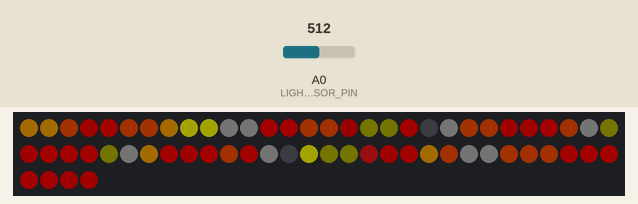
Simulated run of this sketch. Board: Arduino Uno, built with avr-gcc and run on an emulated ATmega328P. On the bench: 64 RGB LEDs in strip order, left to right, continuing on the next row. Inputs (shaded band) come from the test bench; at power-on: A0 (LIGHT_SENSOR_PIN) = 512. Dim RGB values are drawn brighter than linear; random numbers use the default seed unless the sketch sets one.

Above: at 1.2 s.
1.3 s: A0 (LIGHT_SENSOR_PIN) set to 306
At 2.5 s:
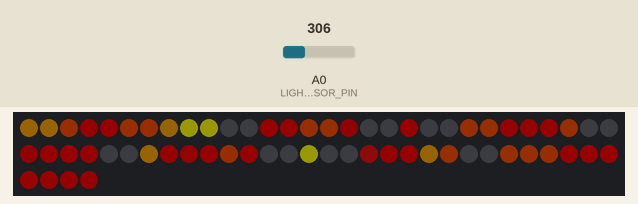
2.8 s: A0 (LIGHT_SENSOR_PIN) set to 900
At 3.4 s:
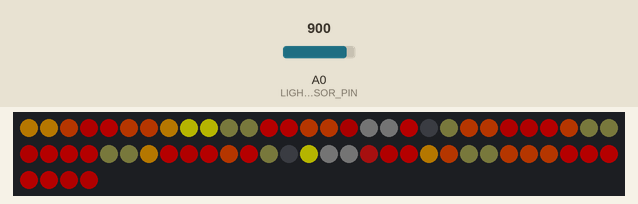
4.3 s: A0 (LIGHT_SENSOR_PIN) set to 1023
At 10.7 s:
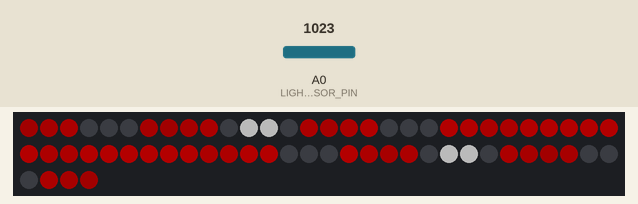

The sketch:

led_helmet.ino
```cpp
#include <FastLED.h>

#define LIGHT_SENSOR_PIN  A0
#define LIGHT_MIN        200
#define LIGHT_MAX        900
#define NUM_LEDS          64
#define DATA_PIN           6
#define BRIGHNESS         64

//#define DEBUG

CRGB leds[NUM_LEDS];
int c = 0;
int dot = 0;
int b = 10;
unsigned int randomDot = 0;

const unsigned int FacePixelMap[64] = {
  7,  8, 23, 24, 39, 40, 55, 56,
  6,  9, 22, 25, 38, 41, 54, 57,
  5, 10, 21, 26, 37, 42, 53, 58,
  4, 11, 20, 27, 36, 43, 52, 59,
  3, 12, 19, 28, 35, 44, 51, 60,
  2, 13, 18, 29, 34, 45, 50, 61,
  1, 14, 17, 30, 33, 46, 49, 62,
  0, 15, 16, 31, 32, 47, 48, 63
};

unsigned int currentFace = 0;
unsigned int brightness = 0;
unsigned int timeToUpdate = 60; // cycles by 50 ms delay, 50*60 = 3000 = 3 seconds

bool usedPoint[64] = {
  false, false, false, false, false, false, false, false,
  false, false, false, false, false, false, false, false,
  false, false, false, false, false, false, false, false,
  false, false, false, false, false, false, false, false,
  false, false, false, false, false, false, false, false,
  false, false, false, false, false, false, false, false,
  false, false, false, false, false, false, false, false,
  false, false, false, false, false, false, false, false
};


const unsigned int maxFaces = 7;

const PROGMEM byte imgFaces[192*maxFaces] = {
  0xff, 0xa8, 0x00, 0xff, 0xff, 0x00, 0xff, 0x4e, 0x00, 0xdd, 0x00, 0x00, 0xff, 0x00, 0x00, 0xff, 0x4e, 0x00, 0xff, 0x4e, 0x00, 0xff, 0x4e, 0x00, 0xff, 0x4e, 0x00, 0xff, 0xff, 0x00, 0xff, 0x4e, 0x00, 0xdd, 0x00, 0x00, 0xdd, 0x00, 0x00, 0xff, 0x00, 0x00, 0xff, 0x4e, 0x00, 0xff, 0x00, 0x00, 0xff, 0x4e, 0x00, 0x09, 0x09, 0x07, 0x09, 0x09, 0x07, 0xff, 0x00, 0x00, 0xff, 0x00, 0x00, 0x09, 0x09, 0x07, 0x09, 0x09, 0x07, 0xff, 0x00, 0x00, 0xff, 0x00, 0x00, 0x09, 0x09, 0x07, 0x00, 0x00, 0x00, 0xff, 0x4e, 0x00, 0xff, 0xa8, 0x00, 0x00, 0x00, 0x00, 0x09, 0x09, 0x07, 0xff, 0x00, 0x00, 0xdd, 0x00, 0x00, 0xff, 0x00, 0x00, 0xff, 0x00, 0x00, 0x09, 0x09, 0x07, 0x09, 0x09, 0x07, 0xff, 0xff, 0x00, 0xff, 0x4e, 0x00, 0xff, 0x00, 0x00, 0xff, 0x4d, 0x00, 0xf5, 0x00, 0x00, 0x07, 0x07, 0x04, 0x08, 0x08, 0x05, 0x08, 0x08, 0x05, 0x07, 0x07, 0x04, 0xff, 0xa8, 0x00, 0xff, 0x00, 0x00, 0xff, 0xa8, 0x00, 0xff, 0x4d, 0x00, 0x07, 0x07, 0x04, 0xd4, 0x00, 0x00, 0xf5, 0x00, 0x00, 0x07, 0x07, 0x04, 0xff, 0x00, 0x00, 0xdd, 0x00, 0x00, 0xff, 0xa8, 0x00, 0xff, 0x4e, 0x00, 0xb5, 0x00, 0x00, 0xff, 0x00, 0x00, 0xff, 0x00, 0x00, 0xa4, 0x10, 0x10, 0xdd, 0x00, 0x00, 0xdd, 0x00, 0x00,
  0x78, 0x00, 0x00, 0x95, 0x00, 0x00, 0xaf, 0x00, 0x00, 0xaf, 0x00, 0x00, 0xaf, 0x00, 0x00, 0xaf, 0x00, 0x00, 0x95, 0x00, 0x00, 0x78, 0x00, 0x00, 0x95, 0x00, 0x00, 0xaf, 0x00, 0x00, 0xd3, 0x00, 0x00, 0xd3, 0x00, 0x00, 0xd3, 0x00, 0x00, 0xd3, 0x00, 0x00, 0xaf, 0x00, 0x00, 0x95, 0x00, 0x00, 0x00, 0x00, 0x00, 0x00, 0x00, 0x00, 0xd3, 0x00, 0x00, 0xd3, 0x00, 0x00, 0xd3, 0x00, 0x00, 0xd3, 0x00, 0x00, 0x00, 0x00, 0x00, 0x00, 0x00, 0x00, 0x00, 0x00, 0x00, 0xff, 0xff, 0xff, 0x00, 0x00, 0x00, 0xd3, 0x00, 0x00, 0xd3, 0x00, 0x00, 0x00, 0x00, 0x00, 0xff, 0xff, 0xff, 0x00, 0x00, 0x00, 0x00, 0x00, 0x00, 0xff, 0xff, 0xff, 0x00, 0x00, 0x00, 0xd3, 0x00, 0x00, 0xd3, 0x00, 0x00, 0x00, 0x00, 0x00, 0xff, 0xff, 0xff, 0x00, 0x00, 0x00, 0xaf, 0x00, 0x00, 0x00, 0x00, 0x00, 0x00, 0x00, 0x00, 0xd3, 0x00, 0x00, 0xd3, 0x00, 0x00, 0x00, 0x00, 0x00, 0x00, 0x00, 0x00, 0xaf, 0x00, 0x00, 0x95, 0x00, 0x00, 0xaf, 0x00, 0x00, 0xd3, 0x00, 0x00, 0xd3, 0x00, 0x00, 0xd3, 0x00, 0x00, 0xd3, 0x00, 0x00, 0xaf, 0x00, 0x00, 0x95, 0x00, 0x00, 0x78, 0x00, 0x00, 0x95, 0x00, 0x00, 0xaf, 0x00, 0x00, 0xaf, 0x00, 0x00, 0xaf, 0x00, 0x00, 0xaf, 0x00, 0x00, 0x95, 0x00, 0x00, 0x78, 0x00, 0x00,
  0x1e, 0x0b, 0x00, 0x19, 0x09, 0x00, 0x1e, 0x0a, 0x00, 0x15, 0x07, 0x00, 0x10, 0x02, 0x00, 0x13, 0x04, 0x00, 0x19, 0x09, 0x00, 0x18, 0x08, 0x00, 0x19, 0x09, 0x00, 0x19, 0x09, 0x00, 0x19, 0x09, 0x00, 0x22, 0x10, 0x00, 0x35, 0x18, 0x00, 0x31, 0x18, 0x00, 0x1a, 0x09, 0x00, 0x15, 0x07, 0x00, 0x19, 0x09, 0x00, 0xc1, 0x8a, 0x67, 0xc9, 0x91, 0x6f, 0xd4, 0x9a, 0x80, 0xc9, 0x8d, 0x6f, 0xc9, 0x91, 0x71, 0xb5, 0x74, 0x52, 0x24, 0x11, 0x00, 0xb2, 0x7c, 0x60, 0xbf, 0x84, 0x69, 0xb2, 0x7c, 0x60, 0xb6, 0x80, 0x69, 0xa1, 0x6f, 0x54, 0xc7, 0x8a, 0x6f, 0xa1, 0x64, 0x41, 0xa1, 0x64, 0x41, 0xbf, 0x84, 0x69, 0xff, 0xff, 0xff, 0x48, 0x2f, 0x8a, 0xc0, 0x7a, 0x61, 0xc7, 0x8a, 0x6f, 0x48, 0x2f, 0x8a, 0xff, 0xff, 0xff, 0xb2, 0x7c, 0x60, 0xa1, 0x5d, 0x39, 0xbd, 0x7a, 0x5b, 0xc2, 0x82, 0x6f, 0x65, 0x32, 0x1f, 0x65, 0x32, 0x1f, 0xcb, 0x89, 0x67, 0xa9, 0x65, 0x3b, 0x80, 0x49, 0x24, 0x93, 0x56, 0x36, 0x9a, 0x58, 0x32, 0x31, 0x18, 0x00, 0x75, 0x35, 0x25, 0x75, 0x35, 0x25, 0x31, 0x18, 0x00, 0x92, 0x56, 0x30, 0x81, 0x49, 0x2a, 0x6b, 0x38, 0x1a, 0x69, 0x36, 0x18, 0x31, 0x18, 0x00, 0x31, 0x18, 0x00, 0x31, 0x18, 0x00, 0x31, 0x18, 0x00, 0x83, 0x4c, 0x2c, 0x78, 0x43, 0x22,
  0xac, 0xdd, 0xa5, 0x00, 0xb1, 0x00, 0x41, 0xbd, 0x33, 0xa3, 0xd6, 0xa3, 0xe3, 0xe3, 0xe3, 0x86, 0xef, 0x71, 0x7c, 0xdc, 0x6a, 0x42, 0x93, 0x3e, 0x16, 0x97, 0x13, 0x58, 0xd3, 0x50, 0x33, 0xc2, 0x26, 0x6a, 0xd8, 0x5f, 0x41, 0x94, 0x3c, 0x6c, 0xef, 0x55, 0x5f, 0xc8, 0x4c, 0xe3, 0xe3, 0xe3, 0x3b, 0xd3, 0x26, 0x0a, 0x4a, 0x01, 0x28, 0x4f, 0x20, 0x97, 0xe9, 0x8e, 0x4e, 0x9d, 0x4d, 0x09, 0x43, 0x02, 0x28, 0x4f, 0x20, 0xef, 0xef, 0xef, 0x41, 0xda, 0x2f, 0x09, 0x43, 0x02, 0x00, 0x00, 0x00, 0x61, 0xdf, 0x4c, 0x3b, 0xbc, 0x2a, 0x00, 0x00, 0x00, 0x01, 0x2b, 0x00, 0x76, 0xde, 0x61, 0x8a, 0xe3, 0x82, 0x5f, 0xc2, 0x4e, 0x98, 0xe9, 0x91, 0x07, 0x44, 0x00, 0x08, 0x41, 0x00, 0xd1, 0xe3, 0xcd, 0x3c, 0x8e, 0x38, 0x56, 0xe0, 0x41, 0xab, 0xe3, 0x9f, 0x47, 0x9b, 0x43, 0x28, 0x4f, 0x20, 0x00, 0x00, 0x00, 0x00, 0x00, 0x00, 0x0a, 0x4c, 0x02, 0x61, 0xe9, 0x4c, 0xcc, 0xe3, 0xc7, 0xcf, 0xf6, 0xc7, 0x61, 0xa8, 0x60, 0x00, 0x00, 0x00, 0x00, 0x00, 0x00, 0x00, 0x00, 0x00, 0x00, 0x00, 0x00, 0x58, 0xc8, 0x46, 0x47, 0x9d, 0x42, 0x61, 0xe9, 0x4c, 0x82, 0xf1, 0x6c, 0x01, 0x2b, 0x00, 0x97, 0xe3, 0x84, 0xb7, 0xe0, 0xb0, 0x08, 0x41, 0x00, 0x2c, 0x91, 0x27, 0x63, 0xdf, 0x4e,
  0x00, 0x00, 0x2e, 0x00, 0x00, 0x3a, 0x00, 0x00, 0x38, 0x00, 0x00, 0x3a, 0x00, 0x00, 0x2e, 0x00, 0x00, 0x38, 0x00, 0x00, 0x3a, 0x00, 0x00, 0x2e, 0x00, 0x00, 0x3a, 0x00, 0x00, 0x38, 0x00, 0x00, 0x17, 0x00, 0x00, 0x17, 0x00, 0x00, 0x17, 0x00, 0x00, 0x17, 0x00, 0x00, 0x38, 0x00, 0x00, 0x3a, 0x00, 0x00, 0x17, 0x00, 0x00, 0x14, 0x00, 0x00, 0x17, 0x00, 0x00, 0x17, 0x00, 0x00, 0x17, 0x00, 0x00, 0x17, 0x00, 0x00, 0x14, 0x00, 0x00, 0x17, 0x00, 0x00, 0x17, 0x00, 0x00, 0x23, 0x00, 0x00, 0x23, 0x00, 0x00, 0x17, 0x00, 0x00, 0x17, 0x00, 0x00, 0x23, 0x00, 0x00, 0x23, 0x00, 0x00, 0x17, 0x00, 0x00, 0x17, 0x00, 0x00, 0x0e, 0x00, 0x00, 0x23, 0x00, 0x00, 0x17, 0x00, 0x00, 0x17, 0x00, 0x00, 0x23, 0x00, 0x00, 0x0e, 0x00, 0x00, 0x17, 0x00, 0x00, 0x37, 0x00, 0x00, 0x10, 0x00, 0x00, 0x17, 0x00, 0x00, 0x10, 0x00, 0x00, 0x14, 0x00, 0x00, 0x17, 0x00, 0x00, 0x10, 0x00, 0x00, 0x37, 0x00, 0x00, 0x36, 0x00, 0x00, 0x14, 0x00, 0x00, 0x37, 0x00, 0x00, 0x17, 0x00, 0x00, 0x17, 0x00, 0x00, 0x37, 0x00, 0x00, 0x14, 0x00, 0x00, 0x36, 0x00, 0x00, 0x36, 0x00, 0x00, 0x37, 0x00, 0x00, 0x14, 0x00, 0x00, 0x37, 0x00, 0x00, 0x37, 0x00, 0x00, 0x14, 0x00, 0x00, 0x37, 0x00, 0x00, 0x36,
  0x14, 0x0b, 0x0b, 0x14, 0x0b, 0x0b, 0x14, 0x0b, 0x0b, 0xfa, 0xfa, 0xfa, 0xfa, 0xfa, 0xfa, 0x14, 0x0b, 0x0b, 0x14, 0x0b, 0x0b, 0x14, 0x0b, 0x0b, 0xda, 0xda, 0xda, 0xea, 0xea, 0xea, 0xfa, 0xfa, 0xfa, 0xff, 0xff, 0xff, 0xff, 0xff, 0xff, 0xfa, 0xfa, 0xfa, 0xea, 0xea, 0xea, 0xda, 0xda, 0xda, 0xea, 0xea, 0xea, 0x14, 0x0b, 0x0b, 0x14, 0x0b, 0x0b, 0xff, 0xff, 0xff, 0xff, 0xff, 0xff, 0x14, 0x0b, 0x0b, 0x14, 0x0b, 0x0b, 0xea, 0xea, 0xea, 0xfa, 0xfa, 0xfa, 0xff, 0xff, 0xff, 0xff, 0xff, 0xff, 0xff, 0xff, 0xff, 0xff, 0xff, 0xff, 0xff, 0xff, 0xff, 0xff, 0xff, 0xff, 0xfa, 0xfa, 0xfa, 0x0f, 0x0a, 0x0a, 0xff, 0xb1, 0xce, 0xff, 0xff, 0xff, 0x0f, 0x0a, 0x0a, 0x0f, 0x0a, 0x0a, 0xff, 0xff, 0xff, 0xff, 0xb1, 0xce, 0x0f, 0x0a, 0x0a, 0xfa, 0xfa, 0xfa, 0x0f, 0x0a, 0x0a, 0x14, 0x0b, 0x0b, 0xff, 0xff, 0xff, 0xff, 0xff, 0xff, 0x14, 0x0b, 0x0b, 0x0f, 0x0a, 0x0a, 0xfa, 0xfa, 0xfa, 0xfa, 0xfa, 0xfa, 0xff, 0xff, 0xff, 0xff, 0xff, 0xff, 0x31, 0x27, 0x27, 0x0f, 0x0a, 0x0a, 0xff, 0xff, 0xff, 0xff, 0xff, 0xff, 0xfa, 0xfa, 0xfa, 0x6b, 0x38, 0x1a, 0xfa, 0xfa, 0xfa, 0xff, 0xff, 0xff, 0x31, 0x27, 0x27, 0x0f, 0x0a, 0x0a, 0xff, 0xff, 0xff, 0xfa, 0xfa, 0xfa, 0x78, 0x43, 0x22,
  0xe6, 0xff, 0xff, 0xff, 0xff, 0xff, 0xac, 0xdf, 0xff, 0x37, 0xa0, 0xff, 0x71, 0xc0, 0xff, 0xac, 0xdf, 0xff, 0xac, 0xdf, 0xff, 0xac, 0xdf, 0xff, 0xac, 0xdf, 0xff, 0xac, 0xdf, 0xff, 0xac, 0xdf, 0xff, 0x37, 0xa0, 0xff, 0x37, 0xa0, 0xff, 0x71, 0xc0, 0xff, 0xac, 0xdf, 0xff, 0x71, 0xc0, 0xff, 0xac, 0xdf, 0xff, 0x0a, 0x0a, 0x08, 0x0a, 0x0a, 0x08, 0x71, 0xc0, 0xff, 0x71, 0xc0, 0xff, 0x0a, 0x0a, 0x08, 0x0a, 0x0a, 0x08, 0x71, 0xc0, 0xff, 0x71, 0xc0, 0xff, 0x0a, 0x0a, 0x08, 0x00, 0x00, 0x00, 0xac, 0xdf, 0xff, 0xe6, 0xff, 0xff, 0x00, 0x00, 0x00, 0x0a, 0x0a, 0x08, 0x71, 0xc0, 0xff, 0x37, 0xa0, 0xff, 0x71, 0xc0, 0xff, 0x71, 0xc0, 0xff, 0x0a, 0x0a, 0x08, 0x0a, 0x0a, 0x08, 0xff, 0xff, 0xff, 0xac, 0xdf, 0xff, 0x71, 0xc0, 0xff, 0xac, 0xdf, 0xff, 0x71, 0xc0, 0xff, 0x08, 0x08, 0x05, 0x09, 0x09, 0x07, 0x09, 0x09, 0x07, 0x08, 0x08, 0x05, 0xe6, 0xff, 0xff, 0x71, 0xc0, 0xff, 0xe6, 0xff, 0xff, 0xac, 0xdf, 0xff, 0x08, 0x08, 0x05, 0x37, 0xa0, 0xff, 0x71, 0xc0, 0xff, 0x08, 0x08, 0x05, 0x71, 0xc0, 0xff, 0x37, 0xa0, 0xff, 0xe6, 0xff, 0xff, 0xac, 0xdf, 0xff, 0x37, 0xa0, 0xff, 0x71, 0xc0, 0xff, 0x71, 0xc0, 0xff, 0x37, 0xa0, 0xff, 0x37, 0xa0, 0xff, 0x37, 0xa0, 0xff
};

unsigned int imgFacesOffset = 0;

byte imgFace[192] = {};


void LoadFace(unsigned int id) {
  imgFacesOffset = 192*id;
  for (byte i = 0; i < 192; i++) {
    imgFace[i] = pgm_read_word_near(imgFaces + imgFacesOffset + i);
  }
}

void DisplayLEDFace () {
  for(int i = 0; i < NUM_LEDS; i++) {
    dot = FacePixelMap[i];
    leds[dot].r = imgFace[i*3+0];
    leds[dot].g = imgFace[i*3+1];
    leds[dot].b = imgFace[i*3+2];
  }
  FastLED.show();
}

void setup() {
  #ifdef DEBUG
    Serial.begin(9600);
  #endif
  //pinMode(LED_BUILTIN, OUTPUT);
  // put your setup code here, to run once:
  FastLED.addLeds<NEOPIXEL, DATA_PIN>(leds, NUM_LEDS).setCorrection(TypicalLEDStrip);
  FastLED.setBrightness(BRIGHNESS);
  LoadFace(0);
  DisplayLEDFace();
}


void loop() {
  setBrightness();
  //digitalWrite(LED_BUILTIN, LOW);
  if (!FaceDelay()) {
    FaceTransition();
  } else {
    FastLED.show();
  }
  delay(50);
  //digitalWrite(LED_BUILTIN, HIGH);
  //delay(10);
}

bool FaceTransitionDone() {
  for(int i = 0; i < NUM_LEDS; i++) {
    if (usedPoint[i] == false) return false;
  }
  return true;
}

void setBrightness() {
  brightness = map(analogRead(LIGHT_SENSOR_PIN), LIGHT_MIN, LIGHT_MAX, 16, BRIGHNESS);
  FastLED.setBrightness(brightness);
}

bool FaceDelay() {
  if (FaceTransitionDone()) {
    if (timeToUpdate == 0) timeToUpdate = 61;
    if (timeToUpdate > 1) {
      timeToUpdate--;
      #ifdef DEBUG
        Serial.println(timeToUpdate);
      #endif
      return true;
    }
  }
  return false;
}

void FaceTransitionUnUsed() {
  for(int i = 0; i < NUM_LEDS; i++) {
    usedPoint[i] = false;
  }
}

void FaceTransition() {
  if (FaceTransitionDone()) {
    #ifdef DEBUG
      Serial.println("Face done");
    #endif
    timeToUpdate = 0;
    FaceTransitionUnUsed();
    currentFace++;
    if (currentFace >= maxFaces) currentFace=0;
    LoadFace(currentFace);
    #ifdef DEBUG
      Serial.print("Face to ");
      Serial.println(currentFace);
    #endif
  }
  while (true) {
    randomDot = random(0, NUM_LEDS);
    if (usedPoint[randomDot] == false) {
      break;
    }
  }
  usedPoint[randomDot] = true;
  XDot(randomDot,
    imgFace[randomDot*3+0],
    imgFace[randomDot*3+1],
    imgFace[randomDot*3+2]
   );
  FastLED.show();
}

void XDot(int x, unsigned int r, unsigned int g, unsigned int b) {
  dot = FacePixelMap[x];
  leds[dot].r = r<0?0:(r>255?255:r);
  leds[dot].g = g<0?0:(g>255?255:g);
  leds[dot].b = b<0?0:(b>255?255:b);
}
```

Measured:
- after the input at 1.3 s, the LEDs: change at once (image 1)
- after the input at 2.8 s, the LEDs: change at once (image 2)
